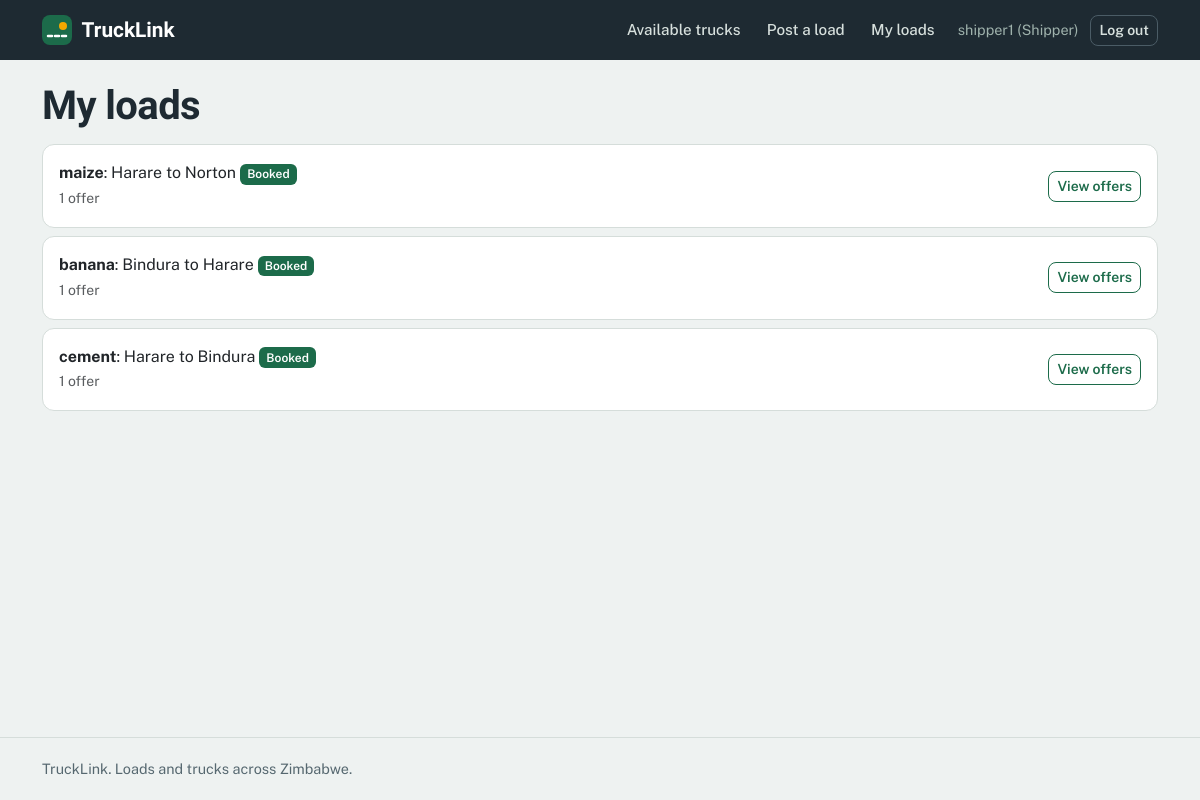
Page /loads/mine/ (signed in) on the committed database.
### accounts/models.py (models this page shows, shortened)
class Profile(models.Model):
    ROLE_CHOICES = [
        ('shipper', 'Shipper (I have loads)'),
        ('transporter', 'Transporter (I have trucks)'),
    ]
    user = models.OneToOneField(settings.AUTH_USER_MODEL, on_delete=models.CASCADE)
    role = models.CharField(max_length=20, choices=ROLE_CHOICES)
    phone = models.CharField(max_length=20, blank=True)

### loads/models.py (models this page shows, shortened)
class Load(models.Model):
    STATUS_CHOICES = [
        ('open', 'Open'),
        ('booked', 'Booked'),
        ('delivered', 'Delivered'),
    ]
    shipper = models.ForeignKey(settings.AUTH_USER_MODEL, on_delete=models.CASCADE,
                                related_name='loads', null=True, blank=True)
    title = models.CharField(max_length=100)
    pickup = models.CharField(max_length=100)
    destination = models.CharField(max_length=100)
    weight_tonnes = models.DecimalField(max_digits=6, decimal_places=2)
    offered_price = models.DecimalField(max_digits=10, decimal_places=2)
    pickup_date = models.DateField(null=True, blank=True)
    status = models.CharField(max_length=20, choices=STATUS_CHOICES, default='open')
    created_at = models.DateTimeField(auto_now_add=True)

### loads/views.py (the view)
# urls.py: path('mine/', views.my_loads, name='my_loads'),
@login_required
def my_loads(request):
    if _role(request.user) != 'shipper':
        return redirect('home')
    loads = Load.objects.filter(shipper=request.user).order_by('-created_at')
    return render(request, 'loads/my_loads.html', {'loads': loads})

### loads/views.py (called while the page is built)
def _role(user):
    profile = getattr(user, 'profile', None)
    return profile.role if profile else None

### loads/templates/loads/my_loads.html (shortened to what this page needs)
{% extends 'base.html' %}
{% block content %}
<h1 class="mb-3">My loads</h1>
{% for load in loads %}
<div class="card mb-2">
  <div class="card-body d-flex justify-content-between align-items-center flex-wrap gap-2">
    <div>
      <strong>{{ load.title }}</strong>: {{ load.pickup }} to {{ load.destination }}
      <span class="badge bg-success">{{ load.get_status_display }}</span><br>
      <span class="small text-muted">{{ load.offers.count }} offer{{ load.offers.count|pluralize }}</span>
    </div>
    <a href="{% url 'load_detail' load.pk %}" class="btn btn-sm btn-outline-primary">View offers</a>
  </div>
</div>
{% empty %}
<p>You have not posted any loads yet.</p>
{% endfor %}
{% endblock %}

### accounts/templates/base.html (shortened to what this page needs)
<!DOCTYPE html>
<html lang="en">
<head>
  <link href="https://cdn.jsdelivr.net/npm/bootstrap@5.3.3/dist/css/bootstrap.min.css" rel="stylesheet">
</head>
<body>
  <header class="topbar">
    <div class="container topbar-inner">
      <a href="{% url 'home' %}" class="brand">
        <svg width="30" height="30" viewBox="0 0 30 30" aria-hidden="true"><rect width="30" height="30" rx="8" fill="#1C6B4A"/><path d="M6 21 L24 21" stroke="#fff" stroke-width="2.5" stroke-dasharray="4 3" stroke-linecap="round"/><circle cx="21" cy="11" r="4" fill="#F5A800"/></svg>
        <span>TruckLink</span>
      </a>
      <nav class="navlinks" aria-label="Main">
        {% if user.is_authenticated %}
          {% if user.profile.role == 'shipper' %}
            <a class="navlink" href="{% url 'truck_list' %}">Available trucks</a>
            <a class="navlink" href="{% url 'post_load' %}">Post a load</a>
            <a class="navlink" href="{% url 'my_loads' %}">My loads</a>
          {% elif user.profile.role == 'transporter' %}
            <a class="navlink" href="{% url 'load_list' %}">Available loads</a>
            <a class="navlink" href="{% url 'my_offers' %}">My offers</a>
            <a class="navlink" href="{% url 'add_truck' %}">Register a truck</a>
          {% else %}
            <a class="navlink" href="{% url 'load_list' %}">Loads</a>
            <a class="navlink" href="{% url 'truck_list' %}">Trucks</a>
          {% endif %}
          <span class="userchip">{{ user.username }}{% if user.profile %} ({{ user.profile.role|title }}){% endif %}</span>
          <form method="post" action="{% url 'logout' %}" class="d-inline">
            <button type="submit" class="btn btn-sm btn-nav">Log out</button>
          </form>
        {% else %}
          <a class="navlink" href="{% url 'login' %}">Log in</a>
          <a class="btn btn-sm btn-warning" href="{% url 'register' %}">Register</a>
        {% endif %}
      </nav>
    </div>
  </header>
  <main id="main">
    <div class="container">
      {% block content %}{% endblock %}
    </div>
  </main>
  <footer class="footer">
    <div class="container">TruckLink. Loads and trucks across Zimbabwe.</div>
  </footer>
</body>
</html>

### accounts/templates/base.html (style rules this page uses)
:root { --asphalt:#1E2A32; --mist:#EEF2F1; --paper:#FFFFFF; --msasa:#1C6B4A; --msasa-dark:#14513A; --msasa-tint:#E1F0E9; --amber:#F5A800; --amber-tint:#FFF1CC; --brake:#C93A2B; --brake-tint:#FBE5E1; --line:#D5DDDA; --muted:#566870; --bs-primary-rgb:28,107,74; --bs-success-rgb:28,107,74; --bs-warning-rgb:245,168,0; --bs-danger-rgb:201,58,43; --bs-secondary-rgb:86,104,112; }
body { font-family:'Public Sans',system-ui,-apple-system,'Segoe UI',sans-serif; background:var(--mist); color:var(--asphalt); line-height:1.55; min-height:100vh; display:flex; flex-direction:column; }
main { flex:1; }
h1,h2,h3,h4,.display-font { font-family:'Bricolage Grotesque','Public Sans',sans-serif; font-weight:700; letter-spacing:-.015em; line-height:1.1; }
main h1 { margin-top:1.5rem; }
a { color:var(--msasa); }
.topbar { background:var(--asphalt); color:#fff; }
.topbar-inner { display:flex; align-items:center; justify-content:space-between; gap:1rem; padding-top:.75rem; padding-bottom:.75rem; }
.brand { display:flex; align-items:center; gap:.6rem; color:#fff; text-decoration:none; font-family:'Bricolage Grotesque',sans-serif; font-weight:700; font-size:1.3rem; }
.navlinks { display:flex; align-items:center; gap:.25rem; flex-wrap:wrap; justify-content:flex-end; }
.navlink { color:#D7E0DD; text-decoration:none; padding:.4rem .7rem; border-radius:8px; font-weight:500; font-size:.95rem; }
.userchip { color:#9FB2AC; font-size:.9rem; padding:0 .5rem; }
.btn { border-radius:8px; font-weight:600; }
.btn-outline-primary { --bs-btn-color:#1C6B4A; --bs-btn-border-color:#1C6B4A; --bs-btn-hover-color:#fff; --bs-btn-hover-bg:#1C6B4A; --bs-btn-hover-border-color:#1C6B4A; --bs-btn-active-color:#fff; --bs-btn-active-bg:#14513A; --bs-btn-active-border-color:#14513A; }
.btn-nav { --bs-btn-color:#D7E0DD; --bs-btn-border-color:#4B5C66; --bs-btn-hover-color:#fff; --bs-btn-hover-bg:rgba(255,255,255,.1); --bs-btn-hover-border-color:#9FB2AC; --bs-btn-active-color:#fff; --bs-btn-active-bg:rgba(255,255,255,.15); }
.card { border:1px solid var(--line); border-radius:12px; background:var(--paper); box-shadow:none; }
.badge { border-radius:6px; font-weight:600; padding:.35em .6em; }
.footer { border-top:1px solid var(--line); color:var(--muted); padding:1.25rem 0; margin-top:2rem; font-size:.9rem; }

### rows in the picture
Load: title "maize", pickup "Harare", destination "Norton", status "Booked", offers.count "1"
Load: title "banana", pickup "Bindura", destination "Harare", status "Booked", offers.count "1"
Load: title "cement", pickup "Harare", destination "Bindura", status "Booked", offers.count "1"

### other values in the picture
{{ user.username }} "shipper1"
{{ user.profile.role|title }} "Shipper"
